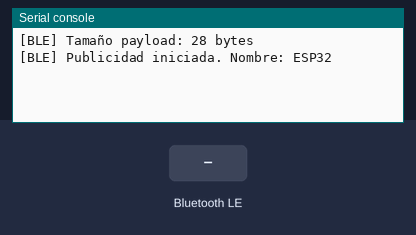
Bench run of a program on a simulated ESP32 board running MicroPython. Parts: the last lines printed to the serial console. Inputs (shaded band) come from the test bench. Nothing arrives over Bluetooth unless stated.

Above: at 1.3 s.
1.4 s: "1" written over Bluetooth
At 2.5 s:
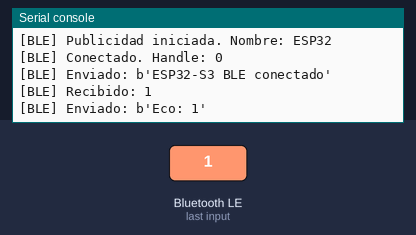
3.2 s: "on" written over Bluetooth
At 3.6 s:
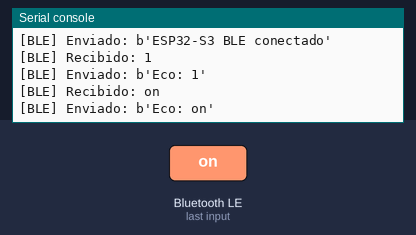
4.7 s: "off" written over Bluetooth
At 5.9 s:
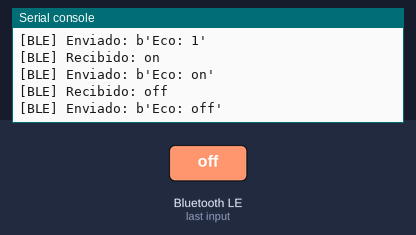

The program:

ble_transfer.py
```python
"""
Programa MicroPython BLE para ESP32-S3.
Permite recibir texto desde un móvil y enviar mensajes al móvil.
Compatible con Nordic UART Service.
"""

import time
from micropython import const
import bluetooth


# UUID del servicio Nordic UART Service
_UART_SERVICE_UUID = bluetooth.UUID("6E400001-B5A3-F393-E0A9-E50E24DCCA9E")
_UART_TX_UUID = bluetooth.UUID("6E400003-B5A3-F393-E0A9-E50E24DCCA9E")  # Notify ESP32 -> móvil
_UART_RX_UUID = bluetooth.UUID("6E400002-B5A3-F393-E0A9-E50E24DCCA9E")  # Write móvil -> ESP32


# Flags BLE
_FLAG_READ = const(0x0002)
_FLAG_WRITE = const(0x0008)
_FLAG_NOTIFY = const(0x0010)
_FLAG_WRITE_NO_RESPONSE = const(0x0004)


# Eventos BLE
_IRQ_CENTRAL_CONNECT = const(1)
_IRQ_CENTRAL_DISCONNECT = const(2)
_IRQ_GATTS_WRITE = const(3)


class BLEUART:
    def __init__(self, ble, name="ESP32"):
        self._ble = ble
        self._name = name

        self._ble.active(True)
        self._ble.irq(self._irq)

        self._connections = set()
        self._connected = False

        uart_service = (
            _UART_SERVICE_UUID,
            (
                (_UART_TX_UUID, _FLAG_NOTIFY),
                (_UART_RX_UUID, _FLAG_WRITE | _FLAG_WRITE_NO_RESPONSE),
            ),
        )

        ((self._tx_handle, self._rx_handle),) = self._ble.gatts_register_services(
            (uart_service,)
        )

        self._advertise()

    def _irq(self, event, data):
        if event == _IRQ_CENTRAL_CONNECT:
            conn_handle, _, _ = data
            self._connections.add(conn_handle)
            self._connected = True
            print("[BLE] Conectado. Handle:", conn_handle)

            time.sleep_ms(300)
            self.send("ESP32-S3 BLE conectado")

        elif event == _IRQ_CENTRAL_DISCONNECT:
            conn_handle, _, _ = data
            self._connections.discard(conn_handle)
            self._connected = False
            print("[BLE] Desconectado. Handle:", conn_handle)

            time.sleep_ms(500)
            self._advertise()

        elif event == _IRQ_GATTS_WRITE:
            conn_handle, attr_handle = data

            if attr_handle == self._rx_handle:
                self._on_rx(conn_handle)

    def _advertise(self):
        payload = self._advertising_payload(
            name=self._name,
            services=[_UART_SERVICE_UUID]
        )

        print("[BLE] Tamaño payload:", len(payload), "bytes")

        self._ble.gap_advertise(None)
        time.sleep_ms(100)

        self._ble.gap_advertise(100_000, adv_data=payload)

        print("[BLE] Publicidad iniciada. Nombre:", self._name)

    def _advertising_payload(self, name=None, services=None):
        payload = bytearray()

        # Flags BLE generales
        payload += bytes((2, 0x01, 0x06))

        # Nombre del dispositivo
        if name:
            name_bytes = name.encode("utf-8")
            payload += bytes((len(name_bytes) + 1, 0x09)) + name_bytes

        # UUIDs de servicios
        if services:
            for uuid in services:
                uuid_bytes = bytes(uuid)

                if len(uuid_bytes) == 16:
                    payload += bytes((17, 0x07)) + uuid_bytes
                elif len(uuid_bytes) == 2:
                    payload += bytes((3, 0x03)) + uuid_bytes

        if len(payload) > 31:
            print("[BLE] Aviso: payload demasiado grande:", len(payload), "bytes")
            print("[BLE] Prueba con un nombre más corto.")
            raise ValueError("El advertising payload supera 31 bytes")

        return payload

    def _on_rx(self, conn_handle):
        data = self._ble.gatts_read(self._rx_handle)

        try:
            text = data.decode("utf-8").strip()
        except UnicodeError:
            text = repr(data)

        print("[BLE] Recibido:", text)

        if text:
            respuesta = "Eco: " + text
            self.send(respuesta)

    def send(self, data):
        if not self._connected:
            print("[BLE] No hay conexión activa")
            return

        if isinstance(data, str):
            data = data.encode("utf-8")

        for conn_handle in self._connections:
            try:
                self._ble.gatts_notify(conn_handle, self._tx_handle, data)
                print("[BLE] Enviado:", data)
            except OSError as e:
                print("[BLE] Error enviando notificación:", e)


def main():
    ble = bluetooth.BLE()

    # Nombre corto para evitar OSError -18
    uart = BLEUART(ble, name="ESP32")

    contador = 0

    while True:
        if uart._connected:
            contador += 1
            uart.send("Mensaje ESP32-S3 nº " + str(contador))

        time.sleep(10)


if __name__ == "__main__":
    main()
```

Measured:
- after the input at 1.4 s, the serial console: prints a new line at once (image 1)
- after the input at 3.2 s, the serial console: prints a new line at once (image 2)
- after the input at 4.7 s, the serial console: prints a new line at once (image 3)
